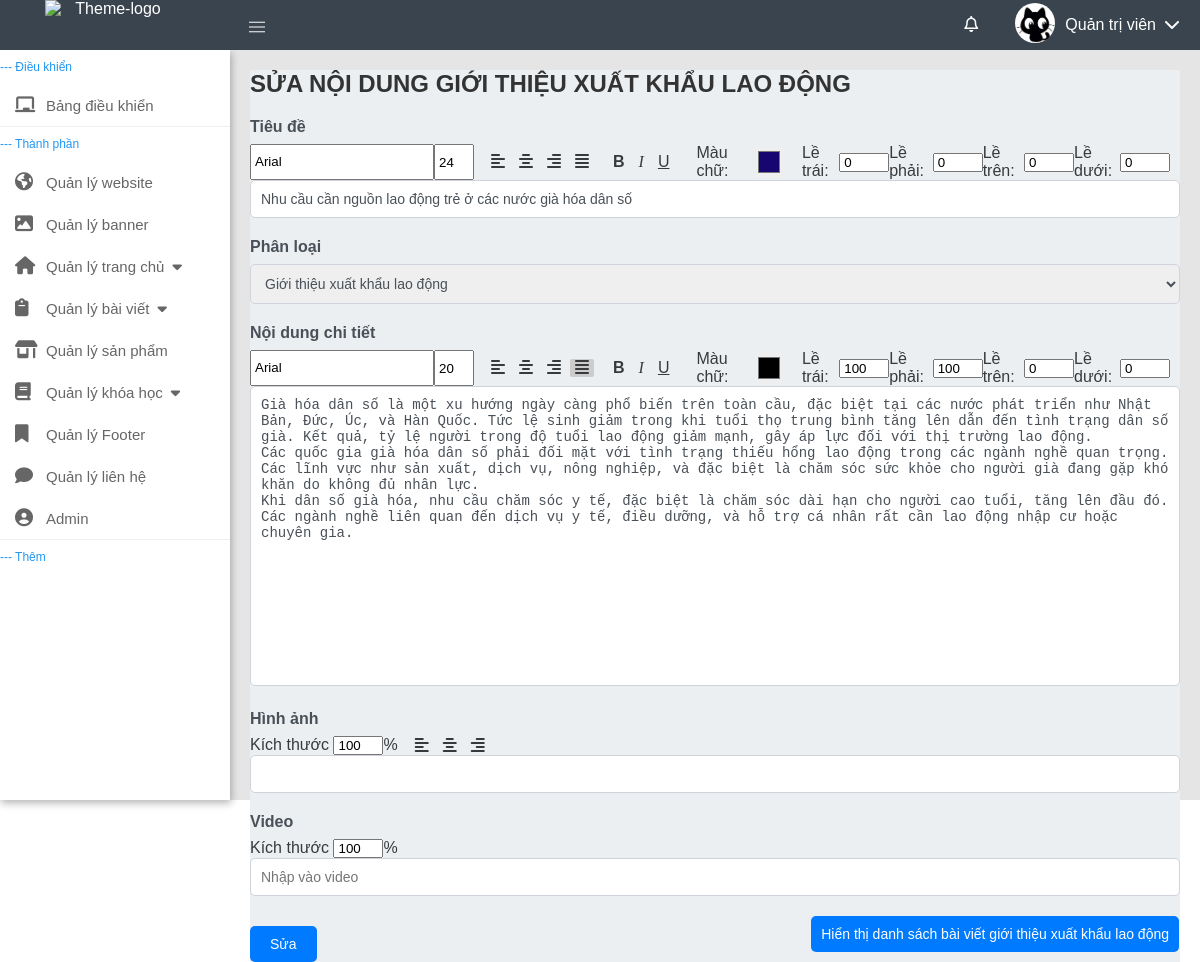
The app's page /Admin/index.php?task=edit&ct=xkldnhat&idsua=230 (signed in) with its own data.
### tables this page shows
CREATE TABLE `ql_dangnhap` (
  `id` int(11) NOT NULL,
  `use` varchar(50) NOT NULL,
  `pass` varchar(30) NOT NULL,
  `tgbd` varchar(255) NOT NULL,
  `tthai` varchar(255) NOT NULL,
  `tgdn` int(11) NOT NULL,
  `level` int(11) NOT NULL,
  `hdcuoi` varchar(255) NOT NULL,
  `hide` varchar(255) NOT NULL,
  `tenhh` varchar(255) NOT NULL,
  `img` longtext NOT NULL,
  `pquyen` varchar(255) NOT NULL
);

CREATE TABLE `ql_noidung` (
  `img` longtext NOT NULL,
  `noi_dung` text NOT NULL,
  `id` int(255) NOT NULL,
  `tieu_de` varchar(2000) NOT NULL,
  `pl` varchar(50) NOT NULL,
  `font-styleP` varchar(50) NOT NULL,
  `marginP` varchar(50) NOT NULL,
  `sizei` int(11) NOT NULL,
  `margini` varchar(50) NOT NULL,
  `note` longtext NOT NULL,
  `useredit` longtext NOT NULL,
  `video` longtext NOT NULL,
  `hide` varchar(255) NOT NULL,
  `font-styletd` varchar(255) NOT NULL,
  `margintd` varchar(255) NOT NULL,
  `sizev` int(11) NOT NULL,
  `marginv` varchar(255) NOT NULL,
  `order` int(255) NOT NULL
);

### Admin/views/view.php (called while the page is built, shortened)
<?php
class View{
    public function edit(){
        include_once 'templates/chinhsua.php';
    }
}
?>

### Admin/controllers/controller.php (called while the page is built, shortened)
<?php
require_once "models/model.php";
require_once "views/view.php";
class Controller
{
	var $model, $view, $useLogin, $uploadfile;
	function __construct()
	{
		$this->view = new View();
	}
	public function edit()
	{
		$this->view->edit();
	}
}
?>

### Admin/models/model.php (called while the page is built, shortened)
<?php
class Model
{
    public $conn;
    public function __construct()
    {
        $this->conn = mysqli_connect('localhost', 'root', '', 'ico_web_final', 4306);
    }
    public function getDataid($id)
    {
        $sql = "SELECT * FROM `ql_noidung` where `id` =  '$id'";
        return mysqli_query($this->conn, $sql);
    }
    public function getDatause($use)
    {
        $sql = "SELECT * FROM `ql_dangnhap` where `use`='$use'";
        return mysqli_query($this->conn, $sql);
    }
}
?>

### Admin/templates/chinhsua.php (the view, shortened to what this page needs)
<?php
require_once "templates/header.php";
?>
<body>
    <?php
    require_once "model/head.php";
    ?>
    <div class="layout">
        <?php
        require_once "model/navbar.php";
        ?>
        <main class="content">
            <?php
            $getct = isset($_GET['ct']) ? $_GET['ct'] : "";
            if ($getct == "dhduc") {
                $ct = " du học Đức";
            } elseif ($getct == "xkldnhat") {
                $ct = " giới thiệu xuất khẩu lao động";
            } elseif ($getct == "dhuc") {
                $ct = " du học Úc";
            } elseif ($getct == "dhdl") {
                $ct = " du học Đài Loan";
            } elseif ($getct == "dhnb") {
                $ct = " du học Nhật Bản";
            } elseif ($getct == "dhhq") {
                $ct = " du học Hàn Quốc";
            } elseif ($getct == "lopduc") {
                $ct = " lớp khóa học Đức";
            } elseif ($getct == "lophan") {
                $ct = " lớp khóa học Hàn";
            } else
                $ct = "";
            ?>
            <div class="admin-dashboard">
                <h2 class="text-center mb-4">Sửa Nội Dung<?php echo $ct; ?></h2>
                <form action="" method="post">
                    <?php
                    require_once 'models/model.php';
                    $model = new Model();
                    $getid = $_GET['idsua'];
                    $result = mysqli_fetch_assoc($model->getDataid($getid));
                    $tuybP = explode("|", $result['font-styleP']);
                    $newmar = str_replace('px', '', $result['marginP']);
                    $marginpp = explode(" ", $newmar);
                    $tuybtd = explode("|", $result['font-styletd']);
                    $newmar1 = str_replace('px', '', $result['margintd']);
                    $marginpp1 = explode(" ", $newmar1);
                    ?>
                    <div class="mb-3">
                        <label for="title" class="form-label">Tiêu đề</label>
                        <div class="tuybien">
                            <input type="text" list="list" name="font-ftd" value="<?php if(!empty($tuybtd[3])) echo $tuybtd[3]; else echo "Arial"; ?>">
                            <input type="number" name="font-sizetd" class="ndsize"
                                value="<?php if (!empty($tuybtd[5]))
                                    echo $tuybtd[5];
                                else
                                    echo '40'; ?>" min="1">
                            <div class="canle">
                                <label for="cleltd"><i class="fa-solid fa-align-left"></i></label>
                                <label for="clectd"><i class="fa-solid fa-align-center"></i></label>
                                <label for="clertd"><i class="fa-solid fa-align-right"></i></label>
                                <label for="cletd"><i class="fa-solid fa-align-justify"></i></label>
                            </div>
                            <div class="fstyle">
                                <label for="damtd"><Strong>B</Strong></label>
                                <label for="nghiengtd"
                                    style="font-style:italic;font-family: 'Times New Roman', Times, serif;">I</label>
                                <label for="gachctd" style="text-decoration: underline;">U</label>
                            </div>
                            <div class="canle">
                                <label for="color">Màu chữ: </label>
                                <input type="color" id="color" name="colortd"
                                    value="<?php if (!empty($tuybtd[6]))
                                        echo $tuybtd[6];
                                    else
                                        echo "#000"; ?>">
                            </div>
                            <div class="canle">
                                <label for="letrai">
                                    <p>Lề trái: </p>
                                </label>
                                <input type="number" name="letraitd" id="letrai"
                                    value="<?php echo !empty($marginpp1[3]) ? $marginpp1[3] : '0'; ?>" min="0">
                                <label for="lephai">
                                    <p>Lề phải: </p>
                                </label>
                                <input type="number" name="lephaitd" id="lephai"
                                    value="<?php echo !empty($marginpp1[1]) ? $marginpp1[1] : '0'; ?>" min="0">
                                <label for="letren">
                                    <p>Lề trên: </p>
                                </label>
                                <input type="number" name="letrentd" id="letren"
                                    value="<?php echo !empty($marginpp1[0]) ? $marginpp1[0] : '0'; ?>" min="0">
                                <label for="leduoi">
                                    <p>Lề dưới: </p>
                                </label>
                                <input type="number" name="leduoitd" id="leduoi"
                                    value="<?php echo !empty($marginpp1[2]) ? $marginpp1[2] : '0'; ?>" min="0">
                            </div>
                        </div>
                        <input type="text" class="form-control" name="td" id="title"
                            value="<?php echo $result['tieu_de'] ?>">
                    </div>
                    <div class="mb-3">
                        <label for="title" class="form-label">Phân loại</label>
                        <select name="pl" class="form-control">
                            <option value="xkldnhat" <?php if ($getct == "xkldnhat")
                                echo "selected"; ?>>Giới thiệu xuất
                                khẩu lao động</option>
                        </select>
                    </div>
                    <div class="mb-3">
                        <label for="detailedContent" class="form-label">Nội dung chi tiết</label>
                        <div class="tuybien">
                            <input type="text" list="list" name="font-f" value="<?php if(!empty($tuybP[3])) echo $tuybP[3]; else echo "Arial"; ?>">
                            <input type="number" name="font-size" class="ndsize"
                                value="<?php if (!empty($tuybP[5]))
                                    echo $tuybP[5];
                                else
                                    echo '14'; ?>" min="1">
                            <div class="canle">
                                <label for="clelp"><i class="fa-solid fa-align-left"></i></label>
                                <label for="clecp"><i class="fa-solid fa-align-center"></i></label>
                                <label for="clerp"><i class="fa-solid fa-align-right"></i></label>
                                <label for="clep"><i class="fa-solid fa-align-justify"></i></label>
                            </div>
                            <div class="fstyle">
                                <label for="dam"><Strong>B</Strong></label>
                                <label for="nghieng"
                                    style="font-style:italic;font-family: 'Times New Roman', Times, serif;">I</label>
                                <label for="gachc" style="text-decoration: underline;">U</label>
                            </div>
                            <div class="canle">
                                <label for="color">Màu chữ: </label>
                                <input type="color" id="color" name="color" value="<?php echo $tuybP[6] ?>">
                            </div>
                            <div class="canle">
                                <label for="letrai">
                                    <p>Lề trái: </p>
                                </label>
                                <input type="number" name="letrai" id="letrai" value="<?php echo $marginpp[3]; ?>"
                                    min="0">
                                <label for="lephai">
                                    <p>Lề phải: </p>
                                </label>
                                <input type="number" name="lephai" id="lephai" value="<?php echo $marginpp[1]; ?>"
                                    min="0">
                                <label for="letren">
                                    <p>Lề trên: </p>
                                </label>
                                <input type="number" name="letren" id="letren" value="<?php echo $marginpp[0]; ?>"
                                    min="0">
                                <label for="leduoi">
                                    <p>Lề dưới: </p>
                                </label>
                                <input type="number" name="leduoi" id="leduoi" value="<?php echo $marginpp[2]; ?>"
                                    min="0">
                            </div>
                        </div>
                        <textarea class="form-control" style="height: 300px;"
                            name="nd"><?php echo $result['noi_dung'] ?></textarea>
                    </div>
                    <div class="mb-3">
                        <label for="image" class="form-label">Hình ảnh</label>
                        <div class="tuybien">
                            <div class="isize">
                                <label for="wid">Kích thước</label>
                                <input type="number" name="sizei" id="wid" value="<?php echo $result['sizei'] ?>"
                                    min="0" max="100">%
                            </div>
                            <div class="canle">
                                <label for="cleli"><i class="fa-solid fa-align-left"></i></label>
                                <label for="cleci"><i class="fa-solid fa-align-center"></i></label>
                                <label for="cleri"><i class="fa-solid fa-align-right"></i></label>
                            </div>
                        </div>
                        <input type="text" class="form-control" name="img" id="image"
                            value="<?php echo $result['img'] ?>">
                    </div>
                    <div class="mb-3">
                        <label for="video" class="form-label">Video</label>
                        <div class="tuybien">
                            <div class="isize">
                                <label for="video">Kích thước</label>
                                <input type="number" name="sizev" value="<?php echo $result['sizev'] ?>" min="0"
                                    max="100">%
                            </div>
                        </div>
                        <input type="text" class="form-control" name="video" id="video"
                            value="<?php echo $result['video'] ?>" placeholder="Nhập vào video ">
                    </div>
                    <div class="d-flex justify-content-end btnnn">
                        <button type="submit" name="edit" class="btn btn-primary">Sửa</button>
                        <a href="index.php?task=ht&ct=<?php echo $getct; ?>" class="btn btn-primary ht">Hiển thị danh
                            sách bài viết <?php echo $ct; ?></a>
                    </div>
                </form>
            </div>
        </main>
    </div>
</body>
</html>

### Admin/model/head.php (shortened to what this page needs)
<header class="header">
        <a href="../Ico_Web" target="_blank" class="logo"><img class="img-fluid able-logo" src="https://lh3.googleusercontent.com/pw/AP1GczOP6fUst1ZQrf3L-XPUmJIZFw_g5dPuuZnfLEswWuls0vOg6gFjxTMD_FHuQsWAVxqlHr2_xMPJDmmKoF9HO45CKdoikdvBtjrasDWEdCV4QxYDfmrW4p3vEFAzYeEyctCW67Ij51HppMzHLcKVny_PFg=w1355-h590-s-no-gm?authuser=1"
                alt="Theme-logo"></a>
        <div class="navbar">
            <a href="#!" class="sidebar-toggle"> <span class="material-symbols-outlined">
                </span></a>
            <div class="navbar-custom">
                <ul class="item-nav">
                    <li class="dropdown"><a href="#!" class="dropdown-toggle dropdown-js"><i
                                class="fa-regular fa-bell"></i>
                        </a>
                    </li>
                    <?php
                    require_once "models/model.php";
                    $model = new Model();
                    $row = mysqli_fetch_assoc($model->getDatause($_SESSION['use'])); ?>
                    <li class="dropdown"><a href="#!" class="dropdown-toggle2 dropdown-js">
                            <div><img src="assets/profile/<?php if(!empty($row['img']))echo $row['img'];else echo "unknown.webp" ?>" width="40px" height="40px" style="border-radius: 50%;">
                            </div>
                            <div>
                                 <span><?php
                                    echo $row['tenhh'];
                                    ?></span><i class="fa-solid fa-chevron-down"></i></div></i>
                        </a>
                    </li>
                </ul>
            </div>
        </div>
    </header>

### records on screen
ql_dangnhap: img (picture), tenhh "Quản trị viên"
ql_noidung: font-ftd "Arial", font-sizetd "24", colortd "#170570", td "Nhu cầu cần nguồn lao động trẻ ở các nước già hóa dân số", font-f "Arial", font-size "20", color "#000000", letrai "100", lephai "100", letren "0", leduoi "0", nd "Già hóa dân số là một xu hướng ngày càng phổ biến trên toàn cầu, đặc biệt tại các nước phát triển như Nhật Bản, Đức, Úc, và Hàn Quốc. Tức lệ sinh giảm trong khi tuổi thọ trung bình tăng lên dẫn đến tình trạng dân số già. Kết quả, tỷ lệ người trong độ tuổi lao động giảm mạnh, gây áp lực đối với thị trường lao động. Các quốc gia già hóa dân số phải đối mặt với tình trạng thiếu hổng lao động trong các ngành nghề quan trọng. Các lĩnh vực như sản xuất, dịch vụ, nông nghiệp, và đặc biệt là chăm sóc sức khỏe cho người già đang gặp khó khăn do không đủ nhân lực. Khi dân số già hóa, nhu cầu chăm sóc y tế, đặc biệt là chăm sóc dài hạn cho người cao tuổi, tăng lên đầu đó. Các ngành nghề liên quan đến…", sizei "100", sizev "100"

### other values on screen
$ct "GIỚI THIỆU XUẤT KHẨU LAO ĐỘNG"
$ct "giới thiệu xuất khẩu lao động"
